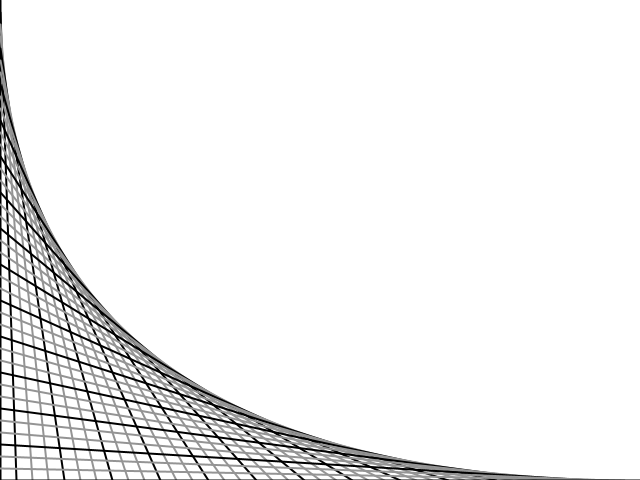
Frame 1 (no input)
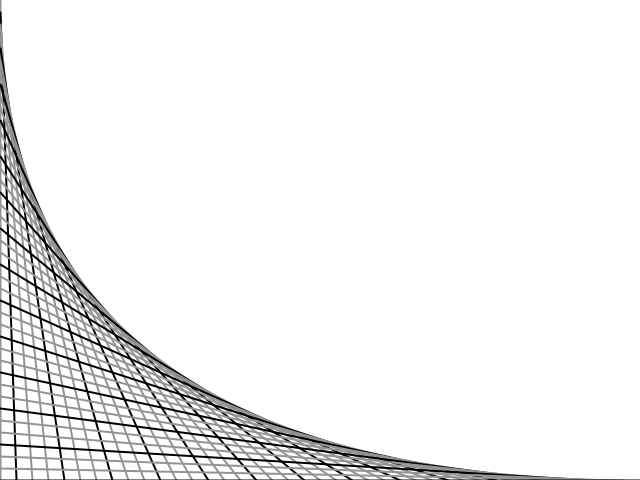
Frame 60 (the mouse pressed at the canvas centre just before this capture)
Frame 120 (the mouse held since frame 60 and released just before this capture): identical to frame 60, image omitted

The Processing sketch that drew these frames (run headless with seeded random() and noise(); from frame 60 on, the mouse is pressed at the canvas centre):

// Processing sketch: Assignment_ParabolicCurve
// ── Assignment_ParabolicCurve.pde
void setup()
{
	size(640, 480);
	strokeWeight(2);
}

int count = 200;

void draw()
{
	background(255);
	for(int i = 0; i <= count; i+=5)
	{
		line(0, i * height/count, i * width/count, height);
		if(i % 3 == 0) 	//whenever the modulus of i is 3, make the line black
		{				//i.e if i is 15 (third line) it is black.
			stroke(0,0,0);
		}
		else
		{
			stroke(148);
		}
	}
}





/*

//draw scanlines vertically

int frame = 0;

void draw()
{
	background(0);
	stroke(255);
	for(int i = 0; i < height; i+=10)
	{
		line(0, (i + frame) % height, width, (i + frame) % height); 	
		//Modulus up to height returns its own value, e.g (479 % 480 = 479), 
		//after it reaches height it restarts at 0 and so on.
	}
	frame++;
}



//draw scanlines horizontally

int frame = 0;

void draw() 
{
	background(0);
	stroke(255);
	for(int i = 0; i < width; i+=10)
	{
		line((i + frame) % width, 0, (i + frame) % width ,height);
	}
	frame++;
}

*/































/*

//draw scanlines vertically

int frame = 0;

void draw()
{
	background(0);
	stroke(255);
	for(int i = 0; i < height; i+=10)
	{
		line(0, (i + frame) % height, width, (i + frame) % height); 	
		//Modulus up to height returns its own value, e.g (479 % 480 = 479), 
		//after it reaches height it restarts at 0 and so on.
	}
	frame++;
}



//draw scanlines horizontally

int frame = 0;

void draw() 
{
	background(0);
	stroke(255);
	for(int i = 0; i < width; i+=10)
	{
		line((i + frame) % width, 0, (i + frame) % width ,height);
	}
	frame++;
}

*/
